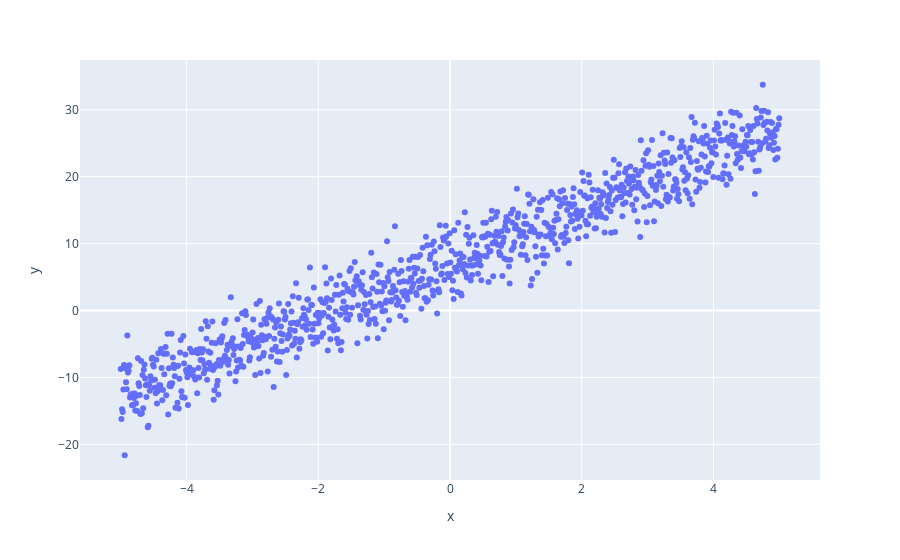

Notebook code cell kept with this figure:
### Code cell
px.scatter(x=X.ravel(),y=y.ravel())

### Figure 1 — Plotly figure (JSON) as saved in the notebook; plotly's stock layout.template omitted (floating-point values rounded to 4 significant figures; data arrays with more than 128 entries replaced by an {"elided": "..."} marker saying what was removed)
{"data": [{"hovertemplate": "x=%{x}<br>y=%{y}<extra></extra>", "legendgroup": "", "marker": {"color": "#636efa", "symbol": "circle"}, "mode": "markers", "name": "", "orientation": "v", "showlegend": false, "type": "scatter", "x": {"elided": "1000 float values"}, "xaxis": "x", "y": {"elided": "1000 float values"}, "yaxis": "y"}], "layout": {"legend": {"tracegroupgap": 0}, "margin": {"t": 60}, "xaxis": {"anchor": "y", "domain": [0, 1], "title": {"text": "x"}}, "yaxis": {"anchor": "x", "domain": [0, 1], "title": {"text": "y"}}}}
